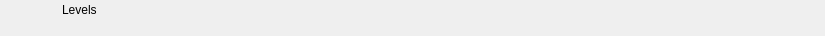
<?xml version="1.0" encoding="UTF-8"?>
<ui version="4.0">
 <class>RundownLevelsWidget</class>
 <widget class="QWidget" name="RundownLevelsWidget">
  <property name="geometry">
   <rect>
    <x>0</x>
    <y>0</y>
    <width>825</width>
    <height>36</height>
   </rect>
  </property>
  <layout class="QHBoxLayout" name="horizontalLayout">
   <property name="spacing">
    <number>0</number>
   </property>
   <property name="margin">
    <number>0</number>
   </property>
   <item>
    <widget class="QFrame" name="frameItem">
     <property name="sizePolicy">
      <sizepolicy hsizetype="Preferred" vsizetype="Fixed">
       <horstretch>0</horstretch>
       <verstretch>0</verstretch>
      </sizepolicy>
     </property>
     <property name="minimumSize">
      <size>
       <width>0</width>
       <height>36</height>
      </size>
     </property>
     <widget class="QLabel" name="labelIcon">
      <property name="geometry">
       <rect>
        <x>22</x>
        <y>2</y>
        <width>32</width>
        <height>32</height>
       </rect>
      </property>
      <property name="text">
       <string/>
      </property>
      <property name="pixmap">
       <pixmap resource="../Widgets.qrc">:/Graphics/Images/Levels.png</pixmap>
      </property>
      <property name="scaledContents">
       <bool>true</bool>
      </property>
     </widget>
     <widget class="QLabel" name="labelChannel">
      <property name="geometry">
       <rect>
        <x>0</x>
        <y>0</y>
        <width>0</width>
        <height>0</height>
       </rect>
      </property>
      <property name="text">
       <string></string>
      </property>
     </widget>
     <widget class="QLabel" name="labelLabel">
      <property name="geometry">
       <rect>
        <x>62</x>
        <y>2</y>
        <width>5000</width>
        <height>16</height>
       </rect>
      </property>
      <property name="text">
       <string>Levels</string>
      </property>
     </widget>
     <widget class="QLabel" name="labelVideolayer">
      <property name="geometry">
       <rect>
        <x>140</x>
        <y>19</y>
        <width>40</width>
        <height>16</height>
       </rect>
      </property>
      <property name="text">
       <string></string>
      </property>
     </widget>
     <widget class="QLabel" name="labelColor">
      <property name="geometry">
       <rect>
        <x>0</x>
        <y>0</y>
        <width>18</width>
        <height>36</height>
       </rect>
      </property>
      <property name="text">
       <string/>
      </property>
     </widget>
     <widget class="QLabel" name="labelGroupColor">
      <property name="geometry">
       <rect>
        <x>0</x>
        <y>0</y>
        <width>6</width>
        <height>36</height>
       </rect>
      </property>
      <property name="text">
       <string/>
      </property>
     </widget>
     <widget class="QLabel" name="labelDevice">
      <property name="geometry">
       <rect>
        <x>62</x>
        <y>19</y>
        <width>75</width>
        <height>16</height>
       </rect>
      </property>
      <property name="text">
       <string></string>
      </property>
     </widget>
     <widget class="QLabel" name="labelDelay">
      <property name="geometry">
       <rect>
        <x>185</x>
        <y>19</y>
        <width>55</width>
        <height>16</height>
       </rect>
      </property>
      <property name="text">
       <string></string>
      </property>
     </widget>
     <widget class="QLabel" name="labelRemoteTriggerId">
      <property name="geometry">
       <rect>
        <x>245</x>
        <y>19</y>
        <width>70</width>
        <height>16</height>
       </rect>
      </property>
      <property name="text">
       <string></string>
      </property>
     </widget>
    </widget>
   </item>
   <item>
    <widget class="QFrame" name="frameStatus">
     <property name="minimumSize">
      <size>
       <width>77</width>
       <height>0</height>
      </size>
     </property>
     <property name="maximumSize">
      <size>
       <width>77</width>
       <height>16777215</height>
      </size>
     </property>
     <widget class="QLabel" name="labelGpiConnected">
      <property name="geometry">
       <rect>
        <x>1</x>
        <y>2</y>
        <width>32</width>
        <height>32</height>
       </rect>
      </property>
      <property name="minimumSize">
       <size>
        <width>32</width>
        <height>32</height>
       </size>
      </property>
      <property name="maximumSize">
       <size>
        <width>32</width>
        <height>32</height>
       </size>
      </property>
      <property name="lineWidth">
       <number>0</number>
      </property>
      <property name="text">
       <string/>
      </property>
      <property name="pixmap">
       <pixmap resource="../Widgets.qrc">:/Graphics/Images/GpiConnected.png</pixmap>
      </property>
      <property name="scaledContents">
       <bool>true</bool>
      </property>
     </widget>
     <widget class="QLabel" name="labelDisconnected">
      <property name="geometry">
       <rect>
        <x>32</x>
        <y>2</y>
        <width>32</width>
        <height>32</height>
       </rect>
      </property>
      <property name="minimumSize">
       <size>
        <width>32</width>
        <height>32</height>
       </size>
      </property>
      <property name="maximumSize">
       <size>
        <width>32</width>
        <height>32</height>
       </size>
      </property>
      <property name="text">
       <string/>
      </property>
      <property name="pixmap">
       <pixmap resource="../Widgets.qrc">:/Graphics/Images/Disconnected.png</pixmap>
      </property>
      <property name="scaledContents">
       <bool>true</bool>
      </property>
     </widget>
     <widget class="QLabel" name="labelActiveColor">
      <property name="geometry">
       <rect>
        <x>69</x>
        <y>0</y>
        <width>8</width>
        <height>36</height>
       </rect>
      </property>
      <property name="minimumSize">
       <size>
        <width>8</width>
        <height>36</height>
       </size>
      </property>
      <property name="maximumSize">
       <size>
        <width>8</width>
        <height>36</height>
       </size>
      </property>
      <property name="text">
       <string/>
      </property>
     </widget>
    </widget>
   </item>
  </layout>
 </widget>
 <resources>
  <include location="../Widgets.qrc"/>
 </resources>
 <connections/>
 <slots>
  <slot>addToCombo()</slot>
 </slots>
</ui>
